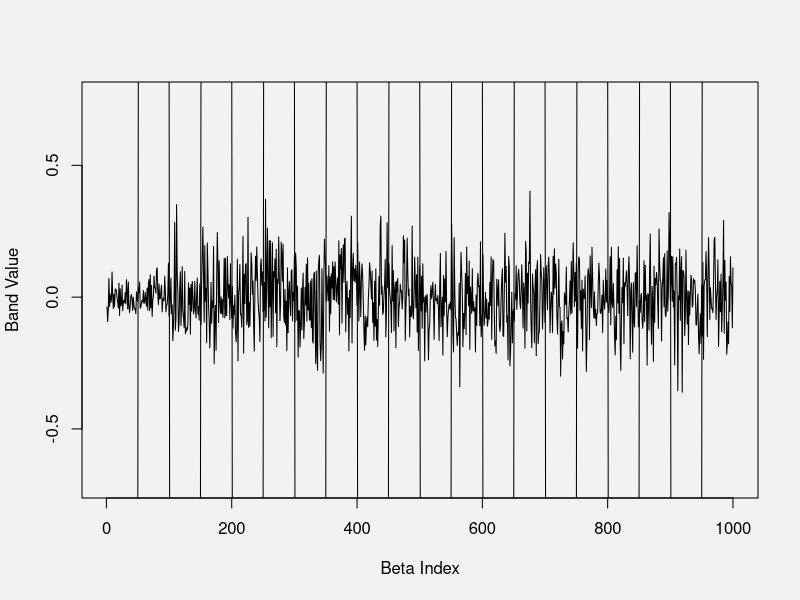
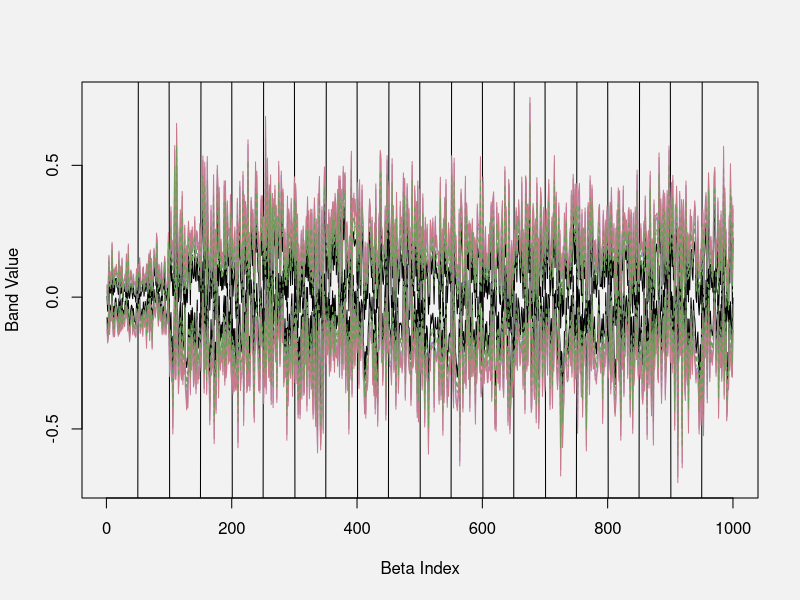
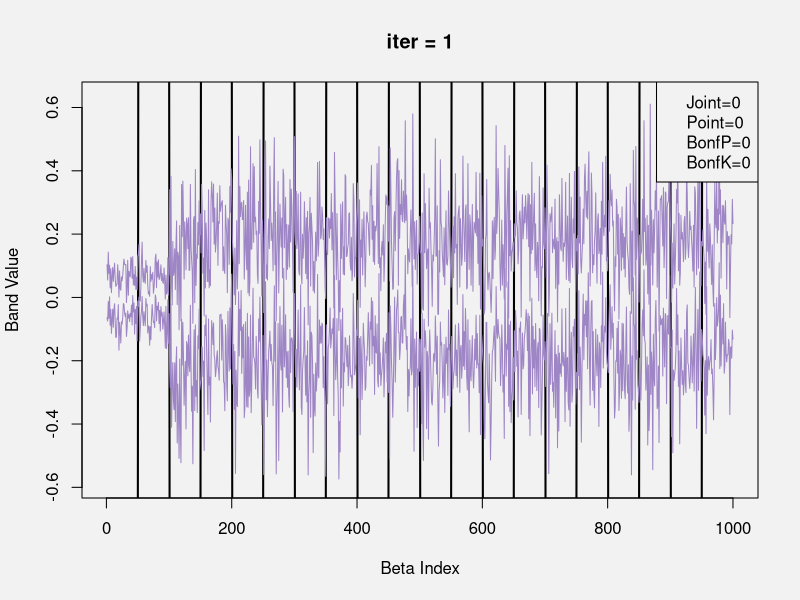
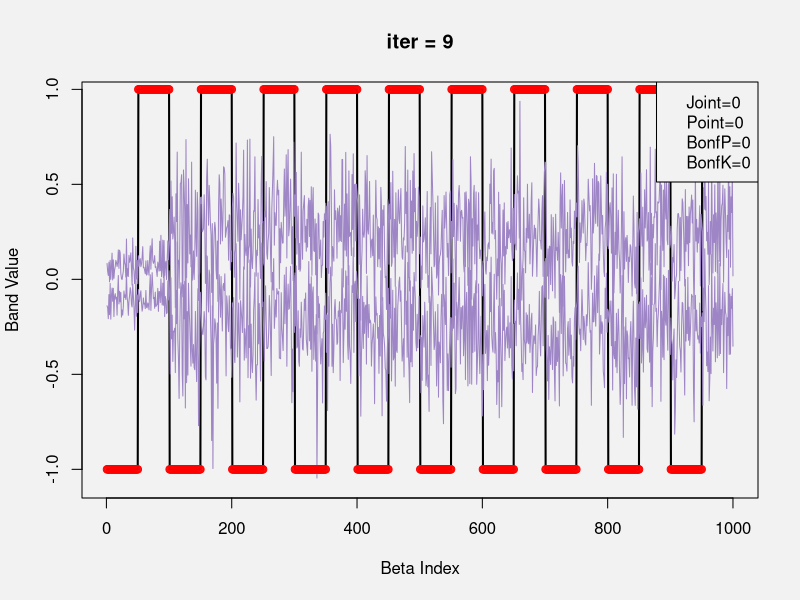
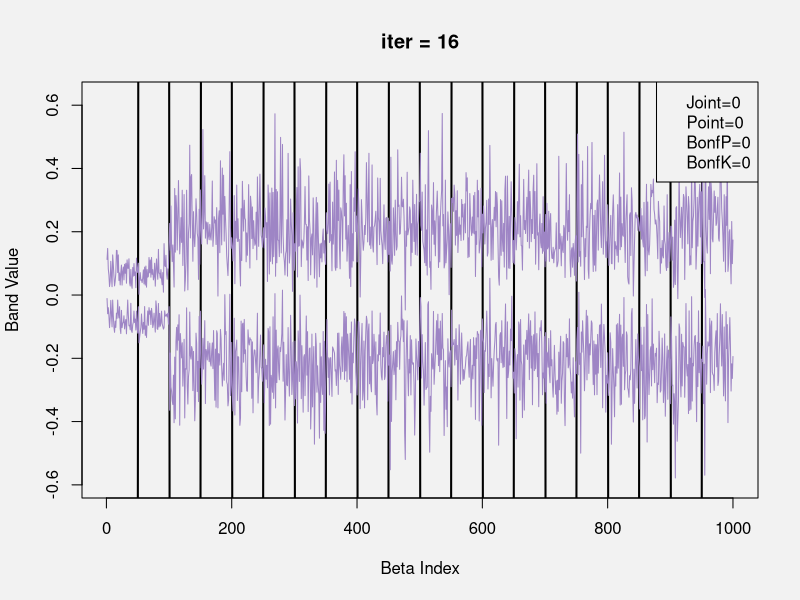
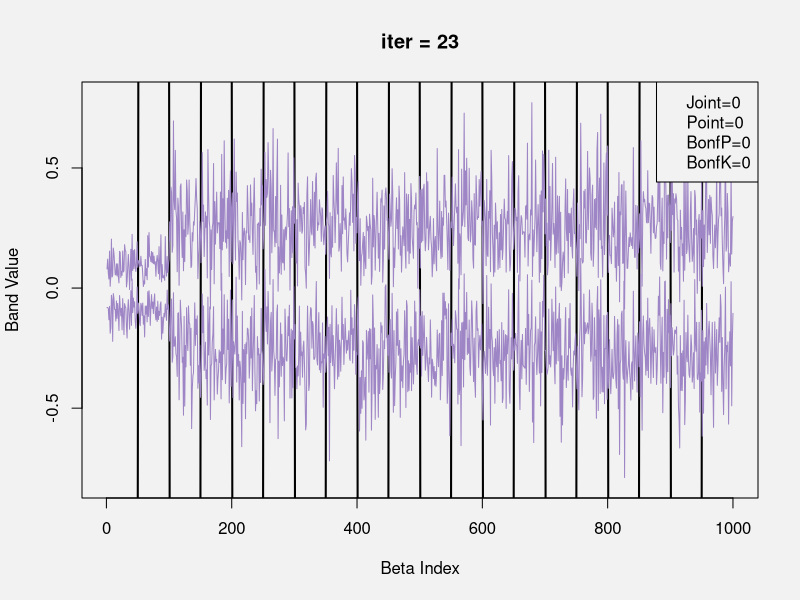
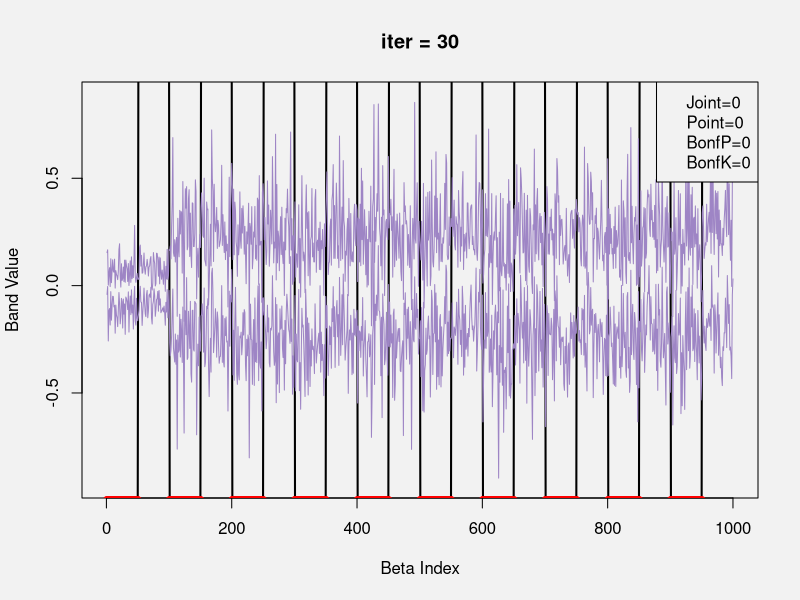
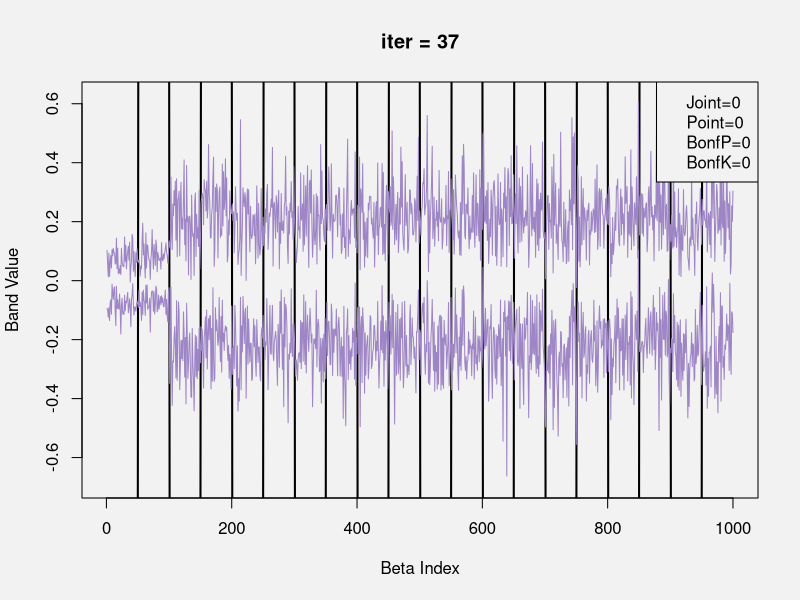

These figures' R source, in order: (Note: this script raises an error after producing the figures.)
#COVERAGE MEANS: What % of the time is the true beta fully contained in our joint ci


##############################################################################
##############################################################################
#########################        LIBRARIES            ########################
##############################################################################
##############################################################################


library(MASS)


##############################################################################
##############################################################################
#########################          FUNCTIONS          ########################
##############################################################################
##############################################################################



# Load Aaron's little functions for plotting with colorspace
library(colorspace)

disp<-function(){ #make new window, cross mac v pc
  if(.Platform$OS.type=="windows") windows()
  else quartz()
}

pal <- function(col, border = "light gray", ...)
#Copy pasted from HCL-Based Color Palettes in R
#http://cran.r-project.org/web/packages/colorspace/vignettes/hcl-colors.pdf
 {
 n <- length(col)
 plot(0, 0, type="n", xlim = c(0, 1), ylim = c(0, 1),
 axes = FALSE, xlab = "", ylab = "", ...)
 rect(0:(n-1)/n, 0, 1:n/n, 1, col = col, border = border)
 }
#rainbow_hcl(10)
#pal(rainbow_hcl(50,c=100,l=80))
#pal(sequential_hcl(50))

c.r.hcl<-function(x,n=1000, ...){ #cut rainbow_hcl
  xCut<-cut(x,breaks=n)
  colors<-rainbow_hcl(n=n, ...)
  out<-colors[xCut]
	return(out)
}
c.s.hcl<-function(x,n=1000,only.up.to=n, ...){ #cut sequantial_hcl
	xCut<-1 #these two lines guard against errors caused when this function is piped into c.d.hcl
	if(only.up.to>1) xCut <-cut(x,breaks=only.up.to)
	colors<-sequential_hcl(n=n, ...)[n:(n-only.up.to)]#reverse the order
	#if you don't want the full sequence, this will chop it short!
	out<-colors[xCut]
	return(out)
}

c.d.hcl<-function(x,n=1000, h=c(0,260),c=80,...){ #cut divergent_hcl
#c is the max chroma, must be zero where they meet in the middle
#hues: 0 is low, 260 is the higher.
	xNegInd <- which(x<0)
	xPosInd <- which(x>=0)
	
	nNeg <- length(xNegInd) #so we only get more faded parts on the side of the spectrum that doesn't have the same magnitude
	nPos <- length(xPosInd)
	biggerN<-max(nPos,nNeg)
	
	out<-rep(0,length(x))	
	if(!length(xNegInd)==0){
		xNegCol<-c.s.hcl(abs(x[xNegInd]),n=biggerN,only.up.to=nNeg,h=h[1],c=c(c,0),...)
		out[xNegInd]<-xNegCol
	}
	if(!length(xPosInd)==0){
		xPosCol<-c.s.hcl(x[xPosInd],n=biggerN,only.up.to=nPos,h=h[2],c=c(c,0),...)
		out[xPosInd]<-xPosCol
	}

	return(out)
}

fastSvdWide<-function(A,talk=FALSE){ 
#I future, this function could be adjusted to do matrix multiplication more efficiently! Needed for super massive !A!
#takes a wide centered Nxp matrix with N<<p, and does an svd for it
#Let A=UDV'; where A=(Nxp); D=(NxN) diagonal; V'=(Nxp); V=(pxN)
	N<-dim(A)[1]
	p<-dim(A)[2]
	if((p < N )& (N>1000)){ print('error - must be a wide matrix'); return()}
	if(talk) print("Let's get ready to party!")
	#get AA'
	if(talk){
		maxIndex<-N
		pb<-txtProgressBar(min = 1, max = maxIndex,char = "=",  style = 3)
	}
	AAt<- A %*% t(A)
	if(talk) print("Got AA^T!!")
	#get svd for AA' = UDV'VDU'=U D^2 U'
	svdAAt<-svd(AAt)
	#A=UDV' => (D^-1)(U^-1)A=V' => (D^-1)(U')A=V'
	#svd for AA'= XYZ'
	#with UD^2 U' = XYZ', so X=D^2, and Z=X=U
	#Technically the U above might be not unique up to sign (it may be equal to Uδ, where δ is an identity matrix with some negative ones that make some columns neg. However, in this case, 
	#(Uδ')D(δU')=UδDδU' b/c δ'=δ
	#=UDU' b/c δ'δ=I
	#=So our method would give us:
	#t(Uδ)DInv A = δV, so we'd end up with a totally valid V, just with some different signed vectors also.
	D<-sqrt(svdAAt$d)  #note, D is a vector here
	if(talk) print('Got svd(AA^T)!!!')
	DInv<-1/D
	U<- svdAAt$u
	DInvUt<- diag(DInv) %*% t(U)
	Vt<- DInvUt %*% A
	V<-t(Vt)
	return(list(v=V,u=U,d=D))
}


#A<-matrix(rnorm(3*4),ncol=4)


getScores<-function(basis,data,talk=TRUE){
  #inputs: basis is pXk.b; data is nXp
  #outputs: scores are nXk.b
  n<-dim(data)[1]
  q<-dim(basis)[2]
  scores<-matrix(nrow=n,ncol=q) #rows are the score vectors for each person
  if(talk) print(paste("PROGRESS --  q =",q,'  N =',n))
  if(talk) pb<-txtProgressBar(min = 1, max = n,  char = "=", style = 3)
  for(i in 1:n){
    scores[i,]<-lm(data[i,]~basis-1)$coef
    if(talk)setTxtProgressBar(pb,i)
  }
  return(scores)
}

δ<-function(i,length){
  x<-rep(0,length)
  x[i]<-1
  return(x)
}

varExp<-function(d){ #where d is xsvd#d
  return(cumsum(d^2)/sum(d^2))
}

##############################################################################
##############################################################################
###############           Functions to simulate X & Y          ###############
##############################################################################
##############################################################################



#given n, p, #smooth x inputs, #smooth y inputs, form of β 


#defining rwalk, a random walk generator.
#to be used to add SMOOTH random noise to the covariate function, beyond our defined principle components
rWalk<-function(p,amplitude=1,norm=F){
  x<-rep(0,p)
  x[1]<-rnorm(1)
  for(i in 2:p){
    x[i]<-rnorm(1,x[i-1],1)
  }
  outpre1<-lowess(x,f=1/8)$y
  outpre2<-(outpre1-mean(outpre1))
  out<-outpre2*amplitude/max(abs(outpre2))
  if(norm==T) out<-out/sum(out^2)
  return(out)
}
#plot(rWalk(p=100,amplitude=.2)) #test
#plot(rWalk(p=100,norm=TRUE)) #test

genX<-function(n,p,noise.sd=1,k.x.s=10,k.x.r=0){ #k.x.r is # of rough x signals; k.x.s = #smooth signals
  #get signals
  k.x<-k.x.s+k.x.r
  xSmoothSig<-c()
  xRoughSig<-c()
  if(k.x.s>0) xSmoothSig<-apply(matrix(rep(p,k.x.s),ncol=1),1,rWalk) #p X k.x.s
  if(k.x.r>0) xRoughSig<-matrix(rnorm(k.x.r*p),ncol=k.x.r)
  signals<-cbind(xSmoothSig,xRoughSig)
  for(i in 1:k.x) signals[i,]<-signals[i,]/max(abs(signals[i,])) #somewhat redundant but OK, (smooth sig is already scaled)
  signals<-scale(signals,scale=FALSE,center=TRUE)
  
  #weight signals
  intercepts<-runif(n,-1,1) #some variation in the overall height.
  sigWeights<-matrix(runif(k.x*n,-1,1),nrow=n)
  noise<-matrix(rnorm(100,mean=0,sd=noise.sd),ncol=p,nrow=n)
  X<- sigWeights %*% t(signals) + noise
  return(list('x'=X,'signals'=signals))
}



set.seed(2011943)
n<-80
p<-1000
nreps<-2000
noise.sd<-.1
k.x.s<-0
k.x.r<-100
sd.e<-10
k<-15 # that we fit
#betat is set in the context of the loop


nSimReps<-100
coveredJoint<-rep(NA,nSimReps)
coveredPointwise<-rep(NA,nSimReps)
coveredBonf.p<-rep(NA,nSimReps)
coveredBonf.k<-rep(NA,nSimReps)
weirdness1<-rep(NA,nSimReps)

mydir<-'/Users/aaronfisher/Documents/JH/ADAMachine/Multiply Hypothesis Correction/'
filename<-paste0(mydir,'plots/', 'n=',n,' p=',p,' kxs=',k.x.s,' kxr=',k.x.r,' k=',k,' nSim=', nSimReps,'.pdf')
pdf(file=filename)
plotInd<-ceiling(seq(1,nSimReps,length=15))
colpal<-c.r.hcl(1:10,l=60)

print(paste("number simulations =",nSimReps))
pbSim<-txtProgressBar(min = 1, max = nSimReps,  char = "=", style = 3)
for(sim.rep in 1:nSimReps){
  genXsim<-genX(n=n,p=p,noise.sd=noise.sd, k.x.s=k.x.s, k.x.r=k.x.r)
  x<-genXsim$x
  x0<-scale(x,center=TRUE,scale=FALSE)
  system.time({
    xsvd<-fastSvdWide(x0,talk=FALSE)
  })
  varExp<-cumsum(xsvd$d^2)/sum(xsvd$d^2)
  #plot(varExp)
  pcs<-xsvd$v[,1:k]
  
  #beta0<-runif(1,0,3)
  beta0<-0
  intVec<-matrix(rep(1,n),nrow=n)
  e<-rnorm(n,sd=sd.e)
  
  #betat<-rep(c(-.5,.5,-.5,.5),each=p/4)
  betat<-rep(c(-1,1,-1,1,-1,1,-1,1,-1,1,-1,1,-1,1,-1,1,-1,1,-1,1),each=p/20)
  #betat<-pcs[,1]
  #betat<-genXsim$signals[,1]
  #betat<-rep(0,p)
  #betat<-rWalk(p=p)
  #betat<-rnorm(p)

  y<-intVec*beta0+x%*%betat+e
  
  if(k==1) pcs<-matrix(pcs,ncol=1)
  
  xi<-getScores(data=x,basis=pcs,talk=FALSE)
  m<-lm(y~1+xi)
  phi<-m$coef[-1]
  beta<- c(pcs %*% phi)
  Sigma.phi<-summary(m)$cov.unscaled[-1,-1] *summary(m)$sigma^2
  
  svd.Sigma.phi<-svd(Sigma.phi)
  D<-svd.Sigma.phi$v
  L<-svd.Sigma.phi$d
  pcsD<-(pcs%*%D)
  Q<-pcsD %*% diag(sqrt(L))
    
  S_d<-rep(NA,p)
  for(i in 1:p){
    varB.i<-t(pcs[i,]) %*% Sigma.phi %*% pcs[i,]   
    S_d[i]<-sqrt(varB.i)
  }

  Q.scaled<- diag(1/S_d) %*% Q  
  
  #each col of Z will be a draw from a std normal length k dist
  Z<-matrix(rnorm(k*nreps,mean=0,sd=1) ,ncol=nreps)
  #make a function to get the scaled Bdraw from each Z, and the max_t [scaled B(t)] from that draw. Then apply it to all the reps
  Zi2MaxBeta<-function(Zi){
      Bdraw<-abs(Q.scaled %*% Zi)
      return(max(Bdraw))
  }
  system.time({
    maxBdraws<-apply(Z,2,Zi2MaxBeta)
  })
  #hist(maxBdraws)
  qm<-quantile(maxBdraws,.95)
  
  pointwise95band<-S_d*qnorm(1-.05/2)
  joint95band<-S_d*qm
  bonf95band.p<-S_d*qnorm(1-.05/(2*p))
  bonf95band.k<-S_d*qnorm(1-.05/(2*k))
  
  coveredJoint[sim.rep]<-all(betat< beta+joint95band & betat>beta-joint95band)
  coveredPointwise[sim.rep]<-mean(betat< beta+pointwise95band & betat>beta-pointwise95band)
  coveredBonf.p[sim.rep]<-all(betat< beta+bonf95band.p & betat>beta-bonf95band.p)
  coveredBonf.k[sim.rep]<-all(betat< beta+bonf95band.k & betat>beta-bonf95band.k)
  
#  all(betat< beta+joint95band & betat>beta-joint95band)
#  mean(betat< beta+pointwise95band & betat>beta-pointwise95band)
#  all(betat< beta+bonf95band.p & betat>beta-bonf95band.p)
#  all(betat< beta+bonf95band.k & betat>beta-bonf95band.k)
# summary(m)$coef
#  summary(m)

  weirdness1[sim.rep]<- qm<qnorm(1-.05/(2*k))
  
  if(sim.rep %in% plotInd){
    par(bg=rgb(.95,.95,.95))
    cumCoverages<-c(mean(coveredJoint[1:sim.rep]), mean(coveredPointwise[1:sim.rep]), mean(coveredBonf.p[1:sim.rep]), mean(coveredBonf.k[1:sim.rep]))
    labels4plot<-paste0(c('Joint=','Point=','BonfP=','BonfK='),round(cumCoverages,digits=4))

    whichJoint<-betat< beta+joint95band & betat>beta-joint95band
    plotlim<-c(min(beta-bonf95band.p),max(beta+bonf95band.p))
    plot(betat,type='l',lwd=2,xlab='Beta Index',ylab='Band Value',ylim=plotlim, main=paste('iter =',sim.rep))
    #lines(beta,col='lightgray')
    lines(beta+joint95band,lwd=1,col=colpal[8])
    lines(beta-joint95band,lwd=1,col=colpal[8])
    points(which(!whichJoint),betat[!whichJoint],col='red')
    legend('topright',legend=labels4plot)
  }

  setTxtProgressBar(pbSim,sim.rep)
}
dev.off()

mean(coveredJoint)
mean(coveredPointwise)
mean(coveredBonf.p)
mean(coveredBonf.k)

mean(S_d)
all(!weirdness1)





plotlim<-c(min(beta-bonf95band.p),max(beta+bonf95band.p))

#coverage plots for most recent one
colpal<-c.r.hcl(1:10,l=60)
#pal(colpal[1:5*2])
par(bg=rgb(.95,.95,.95))
plot(betat,type='l',lwd=1,xlab='Beta Index',ylab='Band Value',ylim=plotlim)
lines(beta)

plot(betat,type='l',lwd=1,xlab='Beta Index',ylab='Band Value',ylim=plotlim)
lines(beta+pointwise95band,type='l',lwd=1)
lines(beta-pointwise95band,type='l',lwd=1)
lines(beta+joint95band,lwd=1,col=colpal[8])
lines(beta-joint95band,lwd=1,col=colpal[8])
lines(beta+bonf95band.p,lwd=1,col=colpal[10])
lines(beta-bonf95band.p,lwd=1,col=colpal[10])
lines(beta+bonf95band.k,lwd=1,col=colpal[4],lty=2)
lines(beta-bonf95band.k,lwd=1,col=colpal[4],lty=2)

  ####nreps=2000 looks about right
  # qms<-rep(NA,nreps)
  # qmsdiff<-rep(0,nreps)
  # for(i in 1:nreps){
  #   qms[i]<-quantile(maxBdraws[1:i],.95)
  #   if(i>1)qmsdiff[i]<-qms[i]-qms[i-1]
  # }
  # plot(qms,type='l',ylim=c(qm*.95,qm*1.05))
  # plot(qmsdiff,type='l')
  


#####################################################
#####################################################
#####################################################
#LOAD X & Y (and true beta)
#Y=B0+∫X(t)B(t)+ε 

#load('/Users/aaronfisher/Documents/JH/ADAMachine/Multiply Hypothesis Correction/Test_Data_For_PCA_MultCorrection.RData')

#dim(x)
#dim(y)
#length(y)

#p<-dim(x)[2]
#N<-dim(x)[1]

#PROBLEM? DO I SUBTRACT MEAN???
#IS THIS THE PROBLEM I HAD BEFORE??? WHEN YOU SHOWED CIPRIAN THAT JUNK?

#pcsTpcs<-t(pcs) %*% pcs
#pcspcsT<-pcs %*% t(pcs)

#par(mfrow=c(1,2))
#dim(pcsTpcs)
#image(pcsTpcs)
#diag(pcsTpcs)

#dim(pcspcsT)
#image(pcspcsT)
#diag(pcspcsT)
#par(mfrow=c(1,1))

############################################################
#" After regression:
# Y = ∫ X(t)B(t) + e
# Y ≅ X'B + e
# Y ≅ ξψ'ψ ϕ+e
# = ξϕ+e
#hat(B)=ψhat(ϕ)
#Σ_β = ψΣ_ϕψ'
#svd(Σ_ϕ) = D'diag(L)D


############################
#Get Σ_ϕ

#Option 1: test with no corr on hat(ϕ)
#Sigma.phi<-diag(rep(1,k))
#m<-NA

#Option 2: test with some small corr
# set.seed(4)
# junk1<-mvrnorm(k,mu=rep(0,k),Sigma=diag(rep(1,k)))
# Sigma.phi<-cov(junk1)
# image(Sigma.phi)
# m<-NA

#Option 3: get Sigma.phi from an actual regression:
xi<-getScores(data=x,basis=pcs)
m<-lm(y~1+xi)
phi<-m$coef[-1]
beta<- c(pcs %*% phi)
Sigma.phi<-summary(m)$cov.unscaled[-1,-1]

#plot(beta,type='l')
#lines(betat,col='blue')
#image(Sigma.phi)
############################

#Write a function to finish it from here

svd.Sigma.phi<-svd(Sigma.phi)
D<-svd.Sigma.phi$v
L<-svd.Sigma.phi$d
Q<-pcs %*% D %*% diag(sqrt(L))

#if p is small enough that we can compute this, let's try it!
#V<-pcs %*% Sigma.phi %*% t(pcs)
#hist(V-Q%*%t(Q)) #nice!

S_d<-rep(NA,p)
pcsD<-(pcs%*%D)
for(i in 1:p){
  varB.i<- t(pcs[i,]) %*% Sigma.phi %*% pcs[j,] 
  S_d[i]<-sqrt(varB.i)
}

Q.scaled<- diag(1/S_d) %*% Q
#corV<-cov2cor(V)
#hist(corV-Q.scaled%*%t(Q.scaled)) #nice!

nreps<-2000
#each col of Z will be a draw from a std normal length k dist
Z<-matrix(rnorm(k*nreps,mean=0,sd=1) ,ncol=nreps)
#make a function to get the scaled Bdraw from each Z, and the max_t [scaled B(t)] from that draw. Then apply it to all the reps
Zi2MaxBeta<-function(Zi){
    Bdraw<-abs(Q.scaled %*% Zi)
    return(max(Bdraw))
}
system.time({
  maxBdraws<-apply(Z,2,Zi2MaxBeta)
})
hist(maxBdraws)

qm<-quantile(maxBdraws,.95)
qnorm(1-.05/(2*p))
qnorm(1-.05/(2*k))
qm #almost equal to bonf @ level k, but MUCH CLOSER IF you omit the absolute value requirement in Zi2MaxBeta

plotlim<-max(S_d)*max(c(qm,qnorm(1-.05/(2*p))))

pointwise95band<-S_d*qnorm(1-.05/2)
joint95band<-S_d*qm
#bonf95band<-S_d*qnorm(.975/p) #almost equal to joing95band????
#????????
bonf95band.p<-S_d*qnorm(1-.05/(2*p))
#our joint is exactly equal to the bonferroni with correction level k????
bonf95band.k<-S_d*qnorm(1-.05/(2*k))

colpal<-c.r.hcl(1:10,l=60)
pal(colpal[1:5*2])
par(bg=rgb(.95,.95,.95))

#CI
#pdf(file='/Users/aaronfisher/Documents/JH/ADAMachine/Multiply Hypothesis Correction/TestBands.pdf',height=7,width=7)
plot(pointwise95band,ylim=c(-plotlim*1.5,plotlim),type='l',lwd=2,xlab='Beta Index',ylab='Band Value')
lines(-pointwise95band,ylim=c(-plotlim,plotlim),type='l',lwd=2)
lines(joint95band,lwd=2,col=colpal[8])
lines(-joint95band,lwd=2,col=colpal[8])
lines(bonf95band.p,lwd=2,col=colpal[10])
lines(-bonf95band.p,lwd=2,col=colpal[10])
lines(bonf95band.k,lwd=2,col=colpal[4],lty=2)
lines(-bonf95band.k,lwd=2,col=colpal[4],lty=2)
#legend('bottomright',c('pointwise','q_m band','bonferonni-p','bonferonni-k'),lwd=2,col=c('black',colpal[c(8,10,4)]),lty=c(1,1,1,2))
#dev.off()
lines(betat)

#coverage
plot(betat,type='l',lwd=2)
lines(beta+pointwise95band,ylim=c(-plotlim*1.5,plotlim),type='l',lwd=1,xlab='Beta Index',ylab='Band Value')
lines(beta-pointwise95band,ylim=c(-plotlim,plotlim),type='l',lwd=1)
lines(beta+joint95band,lwd=1,col=colpal[8])
lines(beta-joint95band,lwd=1,col=colpal[8])
lines(beta+bonf95band.p,lwd=1,col=colpal[10])
lines(beta-bonf95band.p,lwd=1,col=colpal[10])
lines(beta+bonf95band.k,lwd=1,col=colpal[4],lty=2)
lines(beta-bonf95band.k,lwd=1,col=colpal[4],lty=2)

if(!is.na(m)[1]){
  lines(betat)
  lines(trueBeta)
}






#WORKSPACE
i<-2;j<-3
(V[i,j] == t(pcs[i,]) %*% Sigma.phi %*% pcs[j,]  )
(V[i,j] - t((pcs%*%D)[i,]) %*% diag(L) %*% (pcs%*%D)[j,] ) 
#so the formula for V[i,j] is 

########################
#generate β from b splines
#Generate true B(t) & functional model parameters
bsBeta<-t(bs(1:I,df=15,degree=3,intercept=TRUE))/2 # "b spline signals"
betat<-matrix(colSums(bsBeta[c(1:3,12:15),]))
dim(betat)<-c(I,1)
plot(betat)
beta0<-3
sd_e<-1
        
#test genX
X<-genX(n=20,p=40,k.x.s=1,k.x.r=1,noise.sd=.01)
dim(X)
matplot(t(X),type='l')
#######################

getBetaSigma<-function(Sigma.phi,basis,diag.only=TRUE){
  p<-min(c(dim(basis)[1],length(basis)))
  V<-matrix(nrow=p,ncol=p)
  if(diag.only){
    V<-rep(NA,p)
    for(i in 1:p) V[i]<-t(basis[i,]) %*% Sigma.phi %*% basis[i,]
    return(V)
  }
  for(i in 1:p){
    for(j in 1:p){
      V[i,j]<- t(basis[i,]) %*% Sigma.phi %*% basis[j,]  
    }
  }
  return(V)
}


#image(V,col=c.d.hcl(-10:10))
vc<-cov2cor(V)
#image(vc,col=c.d.hcl(-10:10))



